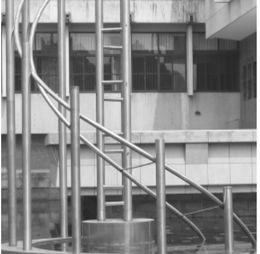
%> input picture project5/codes/page33.PNG, 260 x 254 px, shrunk from 476 x 465 before the run
$ octave pseudoColorImages.m   (GNU Octave 9; MATLAB toolbox functions it lacks are replaced by stand-ins)
%> lines starting %> are read from the running program, lines starting %| are printed output that depends on the picture
% 输入灰度级        输出彩色
% 0～63  1/4         蓝色
% 64～127 2/4        紫色
% 128～191 3/4       黄色
% 192～255  4/4      红色
clc;
clear;
close all;
%grayImage=rgb2gray(imread('cluster.png'));
grayImage=rgb2gray(imread('page33.png'));
%> grayImage: size 254x260 uint8; min 35, max 255, mean 138.2
%grayImage=rgb2gray(imread('Lina.jpg'));
%grayImage=rgb2gray(imread('explode.png'));
figure,imshow(grayImage);
[row,col]=size(grayImage);
%> row = 254; col = 260
range=255;%每个通道的最大灰度值
% [10 lines of commented-out code are left out]
R = zeros(row,col);
G = zeros(row,col);
B = zeros(row,col);
for i=1:row
     for j=1:col
          %R(i,j) = y1(grayImage(i,j)*pi/100);% 100, 我要映射到[0,2.5pi] pi
          x1 = im2double(grayImage(i,j))*2.5*pi;
          x2 = im2double(grayImage(i,j))*2.5*pi -pi/4;
          x3 = im2double(grayImage(i,j))*2.5*pi -pi/2;
          R(i,j) = abs(sin(x1));
          G(i,j) = abs(sin(x2));
          B(i,j) = abs(sin(x3));
%           G(i,j) = y2(grayImage(i,j)*pi/100);
%           B(i,j) = y3(grayImage(i,j)*pi/100);
    end
end
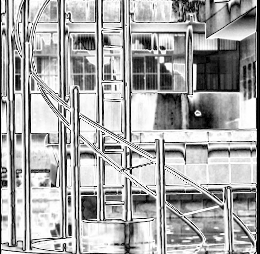
%> B: size 254x260 double; min 0, max 1, mean 0.657
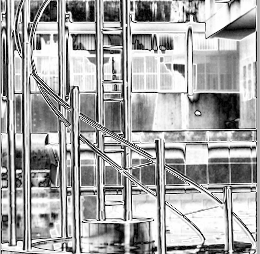
%> G: size 254x260 double; min 0.0154, max 1, mean 0.653
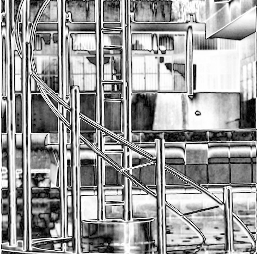
%> R: size 254x260 double; min 1.22e-16, max 1, mean 0.612

out = zeros(row,col);
for i=1:row
    for j=1:col
              out(i,j,1)=R(i,j);
              out(i,j,2)=G(i,j);
              out(i,j,3)=B(i,j);
    end
end
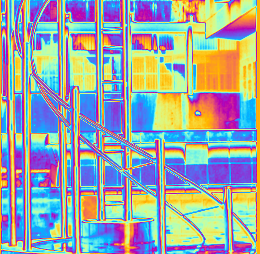
%> out: size 254x260x3 double; mean R, G, B 0.612, 0.653, 0.657

%out=out/256;
%out = out*255; %*255会太白了
figure,imshow(out);
%% 分段函数
% [23 lines of commented-out code are left out]
